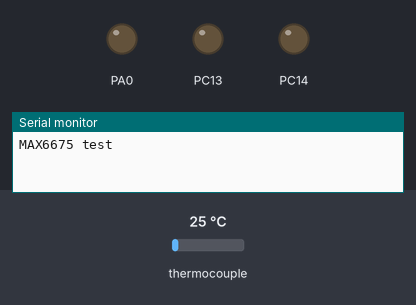
The sketch below on a simulated STM32 Blue Pill. Parts: output pins drawn as LEDs (lit = HIGH), the last lines printed to the serial monitor. Inputs (shaded band) come from the test bench; at power-on: thermocouple 25 °C.

Above: at 0.1 s.
At 0.6 s:
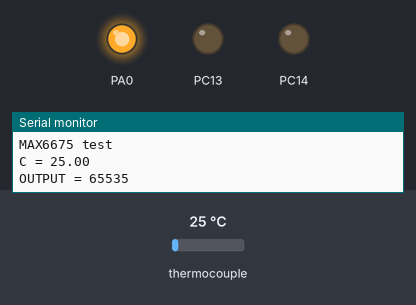
Timing chart, 0 to 2.1 s (numbered marks = the images above):
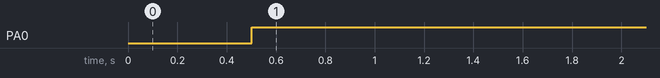

The sketch:

Temperature_control.ino
```cpp
// this example is public domain. enjoy!
// https://learn.adafruit.com/thermocouple/

#include "max6675.h"
#include "ArduPID.h"


ArduPID myController;


double input;
double output;

// Arbitrary setpoint and gains - adjust these as fit for your project:
double setpoint = 33;
double p = 10;
double i = 1;
double d = 0.5;

int thermoDO = PB5;
int thermoCS = PB4;
int thermoCLK = PB3;

MAX6675 thermocouple(thermoCLK, thermoCS, thermoDO);

void setup() {
  pinMode(PC14, OUTPUT);
 // pinMode(PC15, PWM);
    pinMode(PC13, OUTPUT);
        pinMode(PA0, PWM);
  Serial.begin(9600);

  Serial.println("MAX6675 test");
  // wait for MAX chip to stabilize
  myController.begin(&input, &output, &setpoint, p, i, d);

   myController.reverse();             // Uncomment if controller output is "reversed"
  // myController.setSampleTime(10);      // OPTIONAL - will ensure at least 10ms have past between successful compute() calls
  myController.setOutputLimits(0, 65535);
  myController.setBias(255.0 / 1.0);
  myController.setWindUpLimits(-10, 10); // Groth bounds for the integral term to prevent integral wind-up

  myController.start();
  delay(500);
}

void loop() {
  // basic readout test, just print the current temp

   Serial.print("C = ");
   Serial.println(thermocouple.readCelsius());
//   Serial.print("F = ");
//   Serial.println(thermocouple.readFahrenheit());

    input = thermocouple.readCelsius();

  myController.compute();
  myController.debug(&Serial, "myController", PRINT_INPUT    | // Can include or comment out any of these terms to print
                                              PRINT_OUTPUT   | // in the Serial plotter
                                              PRINT_SETPOINT |
                                              PRINT_BIAS     |
                                              PRINT_P        |
                                              PRINT_I        |
                                              PRINT_D);

int ledFadeValue = map(output, 0, 255, 0, 65535);
    pwmWrite(PA0,ledFadeValue);
Serial.print("OUTPUT = ");
   Serial.println(ledFadeValue);
int timer1=5000;

 //analogWrite(PA0, timer1);

 // analogWrite(PC14, 50); // Replace with plant control signal

   // For the MAX6675 to update, you must delay AT LEAST 250ms between reads!
   delay(300);
}
```

Measured:
- by itself, PA0: LOW → HIGH at 0.50 s
